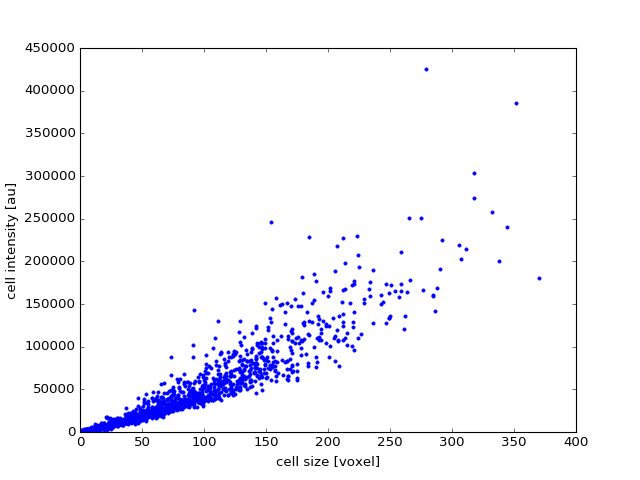

This chart was generated by the following Python code:
import os
import ClearMap.Settings as settings
filename = os.path.join(settings.ClearMapPath, 'Test/Data/ImageAnalysis/cfos-substack.tif');
import ClearMap.Visualization.Plot as plt
import ClearMap.IO as io
data = io.readData(filename, z = (0,26));
import ClearMap.ImageProcessing.BackgroundRemoval as bgr
dataBGR = bgr.removeBackground(data.astype('float'), size=(3,3), verbose = True);
from ClearMap.ImageProcessing.Filter.DoGFilter import filterDoG
dataDoG = filterDoG(dataBGR, size=(8,8,4), verbose = True);
from ClearMap.ImageProcessing.MaximaDetection import findExtendedMaxima
dataMax = findExtendedMaxima(dataDoG, hMax = None, verbose = True, threshold = 10);
from ClearMap.ImageProcessing.MaximaDetection import findCenterOfMaxima
cells = findCenterOfMaxima(data, dataMax);
from ClearMap.ImageProcessing.CellSizeDetection import detectCellShape
dataShape = detectCellShape(dataDoG, cells, threshold = 15);
from ClearMap.ImageProcessing.CellSizeDetection import findCellSize, findCellIntensity
cellSizes = findCellSize(dataShape, maxLabel = cells.shape[0]);
cellIntensities = findCellIntensity(dataBGR, dataShape,  maxLabel = cells.shape[0]);
import matplotlib.pyplot as mpl
mpl.figure()
mpl.plot(cellSizes, cellIntensities, '.')
mpl.xlabel('cell size [voxel]')
mpl.ylabel('cell intensity [au]')
